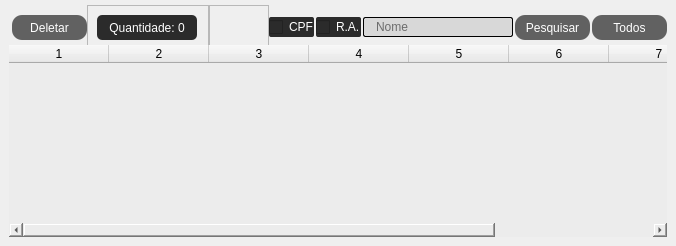
           <widget class="QFrame" name="frame_2">
            <property name="frameShape">
             <enum>QFrame::NoFrame</enum>
            </property>
            <property name="frameShadow">
             <enum>QFrame::Raised</enum>
            </property>
            <layout class="QHBoxLayout" name="horizontalLayout_3">
             <property name="spacing">
              <number>0</number>
             </property>
             <property name="leftMargin">
              <number>0</number>
             </property>
             <property name="topMargin">
              <number>0</number>
             </property>
             <property name="rightMargin">
              <number>0</number>
             </property>
             <property name="bottomMargin">
              <number>0</number>
             </property>
             <item>
              <widget class="QFrame" name="frame_4">
               <property name="frameShape">
                <enum>QFrame::NoFrame</enum>
               </property>
               <property name="frameShadow">
                <enum>QFrame::Raised</enum>
               </property>
               <layout class="QVBoxLayout" name="verticalLayout_13">
                <property name="spacing">
                 <number>0</number>
                </property>
                <property name="leftMargin">
                 <number>9</number>
                </property>
                <property name="topMargin">
                 <number>0</number>
                </property>
                <property name="rightMargin">
                 <number>9</number>
                </property>
                <property name="bottomMargin">
                 <number>9</number>
                </property>
                <item>
                 <widget class="QFrame" name="frame_15">
                  <property name="minimumSize">
                   <size>
                    <width>0</width>
                    <height>45</height>
                   </size>
                  </property>
                  <property name="maximumSize">
                   <size>
                    <width>16777215</width>
                    <height>35</height>
                   </size>
                  </property>
                  <property name="frameShape">
                   <enum>QFrame::NoFrame</enum>
                  </property>
                  <property name="frameShadow">
                   <enum>QFrame::Raised</enum>
                  </property>
                  <layout class="QHBoxLayout" name="horizontalLayout_9">
                   <property name="spacing">
                    <number>0</number>
                   </property>
                   <property name="leftMargin">
                    <number>0</number>
                   </property>
                   <property name="topMargin">
                    <number>0</number>
                   </property>
                   <property name="rightMargin">
                    <number>0</number>
                   </property>
                   <property name="bottomMargin">
                    <number>0</number>
                   </property>
                   <item>
                    <widget class="QFrame" name="frame_16">
                     <property name="minimumSize">
                      <size>
                       <width>200</width>
                       <height>0</height>
                      </size>
                     </property>
                     <property name="maximumSize">
                      <size>
                       <width>16777215</width>
                       <height>16777215</height>
                      </size>
                     </property>
                     <property name="frameShape">
                      <enum>QFrame::NoFrame</enum>
                     </property>
                     <property name="frameShadow">
                      <enum>QFrame::Raised</enum>
                     </property>
                     <layout class="QHBoxLayout" name="horizontalLayout_12">
                      <property name="spacing">
                       <number>0</number>
                      </property>
                      <property name="leftMargin">
                       <number>3</number>
                      </property>
                      <property name="topMargin">
                       <number>0</number>
                      </property>
                      <property name="rightMargin">
                       <number>0</number>
                      </property>
                      <property name="bottomMargin">
                       <number>0</number>
                      </property>
                      <item>
                       <widget class="QPushButton" name="pushButton_Deletar">
                        <property name="minimumSize">
                         <size>
                          <width>75</width>
                          <height>25</height>
                         </size>
                        </property>
                        <property name="maximumSize">
                         <size>
                          <width>75</width>
                          <height>16777215</height>
                         </size>
                        </property>
                        <property name="styleSheet">
                         <string notr="true">QPushButton{

background-position: left;
background-repeat: no-repeat;
color: rgb(255, 255, 255);
border-radius: 10px;
background-color: rgb(97, 97, 97);
text-align: center;
}
QPushButton:hover{
color: rgb(255, 255, 255);
border-radius: 10px;
background-color: rgb(43, 43, 43);
	
}</string>
                        </property>
                        <property name="text">
                         <string>Deletar</string>
                        </property>
                       </widget>
                      </item>
                      <item>
                       <widget class="QFrame" name="frame_19">
                        <property name="frameShape">
                         <enum>QFrame::StyledPanel</enum>
                        </property>
                        <property name="frameShadow">
                         <enum>QFrame::Raised</enum>
                        </property>
                        <widget class="QLabel" name="label_Quantidade">
                         <property name="geometry">
                          <rect>
                           <x>10</x>
                           <y>10</y>
                           <width>100</width>
                           <height>25</height>
                          </rect>
                         </property>
                         <property name="minimumSize">
                          <size>
                           <width>100</width>
                           <height>25</height>
                          </size>
                         </property>
                         <property name="styleSheet">
                          <string notr="true">color: rgb(255, 255, 255);
background-color: rgb(43, 43, 43);
font: 87 8pt &quot;Arial Black&quot;;
border-radius: 5px;
</string>
                         </property>
                         <property name="text">
                          <string>Quantidade: 0</string>
                         </property>
                         <property name="alignment">
                          <set>Qt::AlignCenter</set>
                         </property>
                        </widget>
                       </widget>
                      </item>
                     </layout>
                    </widget>
                   </item>
                   <item>
                    <widget class="QFrame" name="frame_17">
                     <property name="frameShape">
                      <enum>QFrame::NoFrame</enum>
                     </property>
                     <property name="frameShadow">
                      <enum>QFrame::Raised</enum>
                     </property>
                     <layout class="QHBoxLayout" name="horizontalLayout_11">
                      <property name="spacing">
                       <number>0</number>
                      </property>
                      <property name="leftMargin">
                       <number>0</number>
                      </property>
                      <property name="topMargin">
                       <number>0</number>
                      </property>
                      <property name="rightMargin">
                       <number>0</number>
                      </property>
                      <property name="bottomMargin">
                       <number>0</number>
                      </property>
                      <item>
                       <widget class="QFrame" name="frame_18">
                        <property name="minimumSize">
                         <size>
                          <width>60</width>
                          <height>0</height>
                         </size>
                        </property>
                        <property name="frameShape">
                         <enum>QFrame::StyledPanel</enum>
                        </property>
                        <property name="frameShadow">
                         <enum>QFrame::Raised</enum>
                        </property>
                       </widget>
                      </item>
                      <item>
                       <layout class="QHBoxLayout" name="horizontalLayout_10">
                        <property name="spacing">
                         <number>2</number>
                        </property>
                        <item>
                         <widget class="QCheckBox" name="checkBox_CPF">
                          <property name="minimumSize">
                           <size>
                            <width>0</width>
                            <height>20</height>
                           </size>
                          </property>
                          <property name="maximumSize">
                           <size>
                            <width>50</width>
                            <height>16777215</height>
                           </size>
                          </property>
                          <property name="styleSheet">
                           <string notr="true">color: rgb(255, 255, 255);
background-color: rgb(43, 43, 43);
font: 87 8pt &quot;Arial Black&quot;;
border-radius: 2px;
</string>
                          </property>
                          <property name="text">
                           <string>CPF</string>
                          </property>
                         </widget>
                        </item>
                        <item>
                         <widget class="QCheckBox" name="checkBox_RA">
                          <property name="minimumSize">
                           <size>
                            <width>0</width>
                            <height>20</height>
                           </size>
                          </property>
                          <property name="maximumSize">
                           <size>
                            <width>50</width>
                            <height>16777215</height>
                           </size>
                          </property>
                          <property name="styleSheet">
                           <string notr="true">QCheckBox{
color: rgb(255, 255, 255);
background-color: rgb(43, 43, 43);
font: 87 8pt &quot;Arial Black&quot;;
border-radius: 2px;

}
</string>
                          </property>
                          <property name="text">
                           <string>R.A.</string>
                          </property>
                         </widget>
                        </item>
                        <item>
                         <widget class="QLineEdit" name="lineEdit_Pesquisa">
                          <property name="minimumSize">
                           <size>
                            <width>150</width>
                            <height>20</height>
                           </size>
                          </property>
                          <property name="maximumSize">
                           <size>
                            <width>150</width>
                            <height>16777215</height>
                           </size>
                          </property>
                          <property name="styleSheet">
                           <string notr="true">QLineEdit{
background-color: rgb(216, 216, 216);
border-radius: 2px;
padding: 0px 10px;
border: 1px solid  rgb(0, 0, 0);
}

QLineEdit:hover{
border: 1px solid  rgb(33, 122, 255);
}</string>
                          </property>
                          <property name="placeholderText">
                           <string>Nome</string>
                          </property>
                         </widget>
                        </item>
                        <item>
                         <widget class="QPushButton" name="pushButton_Pesquisar">
                          <property name="minimumSize">
                           <size>
                            <width>75</width>
                            <height>25</height>
                           </size>
                          </property>
                          <property name="maximumSize">
                           <size>
                            <width>75</width>
                            <height>16777215</height>
                           </size>
                          </property>
                          <property name="styleSheet">
                           <string notr="true">QPushButton{

background-position: left;
background-repeat: no-repeat;
color: rgb(255, 255, 255);
border-radius: 10px;
background-color: rgb(97, 97, 97);
text-align: center;
}
QPushButton:hover{
color: rgb(255, 255, 255);
border-radius: 10px;
background-color: rgb(43, 43, 43);
	
}</string>
                          </property>
                          <property name="text">
                           <string>Pesquisar</string>
                          </property>
                         </widget>
                        </item>
                        <item>
                         <widget class="QPushButton" name="pushButton_Todos">
                          <property name="minimumSize">
                           <size>
                            <width>75</width>
                            <height>25</height>
                           </size>
                          </property>
                          <property name="maximumSize">
                           <size>
                            <width>75</width>
                            <height>16777215</height>
                           </size>
                          </property>
                          <property name="styleSheet">
                           <string notr="true">QPushButton{

background-position: left;
background-repeat: no-repeat;
color: rgb(255, 255, 255);
border-radius: 10px;
background-color: rgb(97, 97, 97);
text-align: center;
}
QPushButton:hover{
color: rgb(255, 255, 255);
border-radius: 10px;
background-color: rgb(43, 43, 43);
	
}</string>
                          </property>
                          <property name="text">
                           <string>Todos</string>
                          </property>
                         </widget>
                        </item>
                       </layout>
                      </item>
                     </layout>
                    </widget>
                   </item>
                  </layout>
                 </widget>
                </item>
                <item>
                 <widget class="QTableWidget" name="tableWidget">
                  <property name="minimumSize">
                   <size>
                    <width>0</width>
                    <height>100</height>
                   </size>
                  </property>
                  <property name="maximumSize">
                   <size>
                    <width>16777215</width>
                    <height>16777215</height>
                   </size>
                  </property>
                  <property name="styleSheet">
                   <string notr="true">background-color: rgb(236, 236, 236);</string>
                  </property>
                  <property name="frameShape">
                   <enum>QFrame::NoFrame</enum>
                  </property>
                  <property name="columnCount">
                   <number>8</number>
                  </property>
                  <column/>
                  <column/>
                  <column/>
                  <column/>
                  <column/>
                  <column/>
                  <column/>
                  <column/>
                 </widget>
                </item>
               </layout>
              </widget>
             </item>
            </layout>
           </widget>
